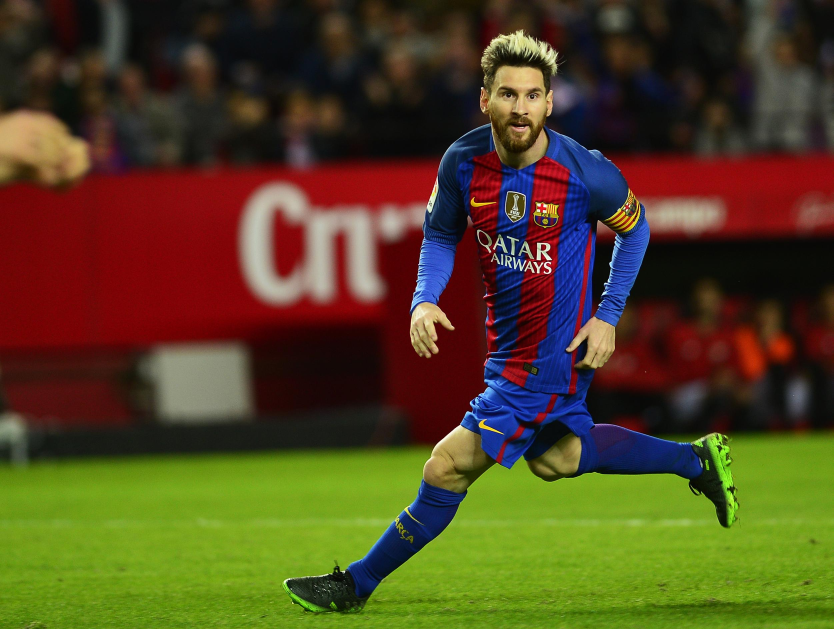
#> input picture Dodatni materijali/V01_ML/slika01.jpg, 2500 x 1887 px (shown at 1/3 size)
$ jupyter execute 'Computer vision - What is image.ipynb'   (shell and % lines are left out)
#> lines starting #> are read from the running program, lines starting #| are printed output that depends on the picture
# 1. Definicija slike

Slika je u računalu je dvodimenionalni prikaz dobiven projekcijom boja trodimenzionalnog svijeta. Mračna komora osnova je za sve današnje kamere (foto aparate, kino, video, ili digaitalne kamere) štoviše, ona postoji u svim suvremenim kamerama, a predstavlja prostor između objektiva (otvora sa sustavom leća, kojim je zamijenjena rupica) i fotoosjetljive plohe na koju se snima. Plohe tog prostora suvremenih kamera ne smiju održavati svjetlosne zrake.

Rasterska grafika ili bitmap je podatak koji predstavlja pravokutnu mrežu piksela ili obojenih točaka, na nekom grafičkom izlaznom uređaju kao što je monitor ili na papiru. Svaka boja pojedinog piksela je posebno definirana tako da (kao primjer) RGB slike sadrže tri bajta po svakom pikselu, svaki bajt sadrži jednu posebno definiranu boju.

Kvalitet jedne rasterske slike određuje ukupan broj piksela (rezolucija slike) kao i broj vrijednosti za svaki pojedinačni piksel (dubina boje). Ako je dubina boje veća, više se nijansi može prikazati, to znači bolju sliku kao i vjerodostojniji prikaz.

 *Slika 01. Prikaz vektorske slike kao niz RGB vrijednosti piksela*

# 1.1. Instalacija okruženja

Kako bi radili sa slikama prvo je potrebno instalirati okruženje. Prvo je potrebno skinuti [Anaconda](https://www.anaconda.com/download/) programsko okruženje. Nakon instalacije sve što nam je potrebno je instalirano. Također je potrebno instalirati i OpenCV za Anaconda okruženje.

Da bismo instalirali OpenCV sve što je potrebno je pokrenuti naredbu u Anaconda naredbenom retku:

```conda install -c https://conda.binstar.org/conda-forge opencv```

Instalaciju možemo provjeriti na sljedeći način, potrebno je otvoriti python konzolu te izvršiti sljedeći programski kod:
```python
import cv2
from sklearn import svm
```

Ukoliko ne bude poruka tipa *module cv2 not found* ili *module sklearn not found* potreno je reinstalirati programske pakete, ukoliko ne dobijete ništa instalirali smo radno okruženje.

## 1.2. Rad s matricama u Pythonu

Prvo se potrebno prisjetiti što je matrica u programskom jeziku. Matrica je lista od lista u pythonu je definiramo na sljedeći način.
```python
matrica=[[]]
```
S ovim programskim kodom napravili smo matricu 1x1 koja nema elemenata.
```python
print(matrica[0])
```
Ispisuje se prazna lista elemenata, da bi smo napravili matricu 2x2 s elementima od 1 do 4 pišemo sljedeći programski kod:
```python
matrica = [[1,2], [3,4]]
```
**Napomena:** Inicijalizacija matrice bi trebao biti poznat pojam, u nastavku ćemo se upoznati s numpy prograamskim paketom.

NumPy je jedan od glavnih znanstvenih paketa implementiranih za programski jezik Python, koji pruža podršku za upravljanje opširnim, više dimenzionalnim nizovima i matricama, te implementira široki spektar matematičkih funkcija za efikasno
upravljanje nad tim poljima.

```python
import numpy as np

matrica = np.array (matrica, dtype=np.int8)
```
S ovim programskim odsječkom napravljenu matricu pretvaramo u numpy strukturu tipa ndarray s kojom možemo koristiti sve funkcije koje numpy podržava. Recimo ukoliko želimo naći maksimum:

```python
np.max(matrica)
```
Ovom metodom vraća se globalni maksimum svih elemenata u matrici. Ukoliko želimo naći maksimum po retcima ili stupcima potrebno je koristiti argument axis, koji može primiti 2 vrijednosti 0 i 1 (vodoravno i okomito). Protumačite i proučite programski kod u nastavku, pokušajte naći sumu i prosjek po retcima i stupcima definirane matrice `matrica`.

[cell 1]
import numpy as np

matrica = [[1,2], [3,4]]
matrica = np.array (matrica, dtype=np.uint8)
print (np.max(matrica))
print (np.max(matrica, axis=0))
print (np.max(matrica, axis=1))

## 1.3. Čitanje slika uz pomoć OpenCV programskog okruženja

Da bismo uopće koristili OpenCV modul potrebno ga je uvesti kao programsi modul. Nakon što se modul uveze preuzmite [sliku](https://static.independent.co.uk/s3fs-public/thumbnails/image/2016/11/14/12/messi.jpg) te ju spasite u isti direktorij i kojem se nalazi Vaš iPython notebook, sliku nazovite `slika01.jpg`. sljedeći programski kod bi trebao prikazati učitanu sliku.

```python
#Potrebno za inline ispis slika notebook-u
%matplotlib inline
#Uvezi potrebne module
import numpy as np
import cv2
import matplotlib.pyplot as plt

#Učitaj sliku
slika = cv2.imread ('slika01.jpg')
plt.imshow(slika)
```
Nakon toga možemo sliku učitati i prikazati kao što je prikazano u primjeru u nastavku:

[cell 2]
#Uvezi potrebne module
import numpy as np
import cv2
import matplotlib.pyplot as plt

#Učitaj sliku
slika = cv2.imread ('slika01.jpg')
#> slika is the input picture: shape (1887, 2500, 3); mean B, G, R 34.2, 67.9, 81.2
plt.imshow(slika)

Slika je ispravno učitana no kao što je vidljivo kanali slike su pomešani, potrebno je pretvoriti u format koji imshow metoda očekuje a to je RGB slika je učitana u BGR formatu, očito je da su u slici plavi i crveni kanal zamjenjeni da bismo to promjenili potrebno je zamjeniti kanale.

```python
slika = cv2.cvtColor(slika, cv2.COLOR_BGR2RGB)
plt.imshow(slika)
```

[cell 3]
slika = cv2.cvtColor(slika, cv2.COLOR_BGR2RGB)
plt.imshow(slika)

[cell 4]
siva_slika = cv2.cvtColor(slika, cv2.COLOR_RGB2GRAY)
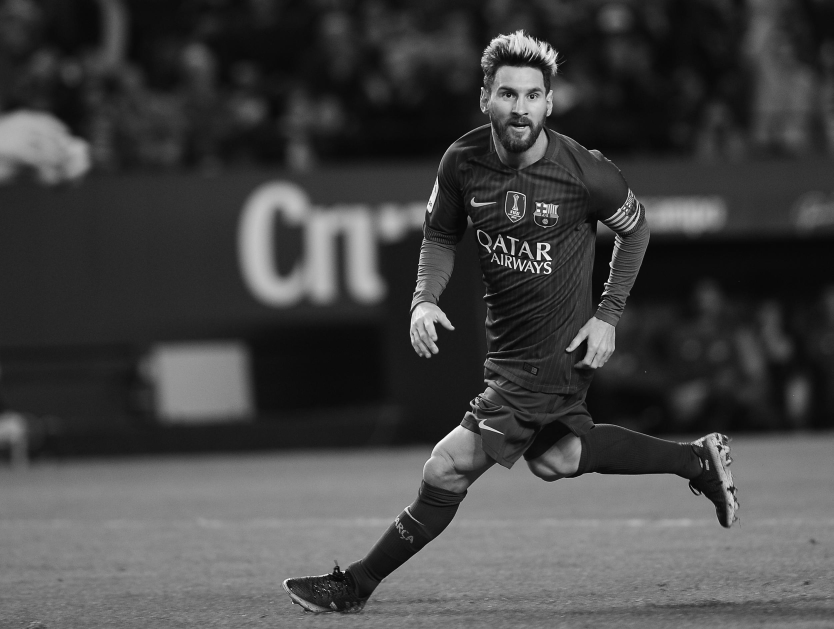
#> siva_slika: shape (1887, 2500) (shown at 1/3 size); min 0, max 255, mean 68
plt.imshow(siva_slika, cmap="gray")

## 1.4. Uzimanje djelova slike  (engl. Region of Interest - ROI)

Dijelovi slike se mogu uzimati iz matrice, ukoliko ispišete sliku kao uz pomoć print naredbe ispis će biti obična matrica 1887x2500x3 dimenzija. Gdje je 3 broj kanala (za siva_slika matrica će biti 1887x2500) uz shape svojstvo slike možemo provjeriti njene dimenzije. U biti sada slikama možemo napilulirati kao s matricama, možemo ih zbrajati, oduzimati pronalaziti matematička i statistička svojstva.

[cell 5]
print (slika.shape)
#| (1887, 2500, 3)
print (siva_slika.shape)
#| (1887, 2500)

U sljedećem programskom odsječku uzeti ćemo dijelove slike u pohraniti u posebnu varijablu, uzeti ćemo blok od 250-300 po x osi i 1500-1550 po y. Ovo ćemo jednostavno postići indeksiranjem. Ukoliko želimo dobiti vrijednost piksela na lokaciji 250,250:

[cell 6]
piksel = slika[250,250]
#> piksel = [41, 28, 11]
piksel
#> Out = [41, 28, 11]

[cell 7]
sivi_piksel = siva_slika[250,250]
#> sivi_piksel = 30
sivi_piksel
#> Out = 30

Prva vrijednost predstavlja redak matrice,a druga vrijednost predstavlja stupac matrice. Ukoliko želomp uzeti blok 50x50 u rasponu od 250 piksela do 300 piksela, te blok 1500-1550 tada pišemo:

[cell 8]
dio_slike = slika[250:300,1500:1550]
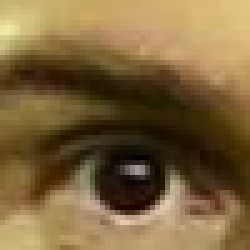
#> dio_slike: shape (50, 50, 3) (shown 5 times larger); mean R, G, B 125.4, 101, 61.2
plt.imshow(dio_slike)
